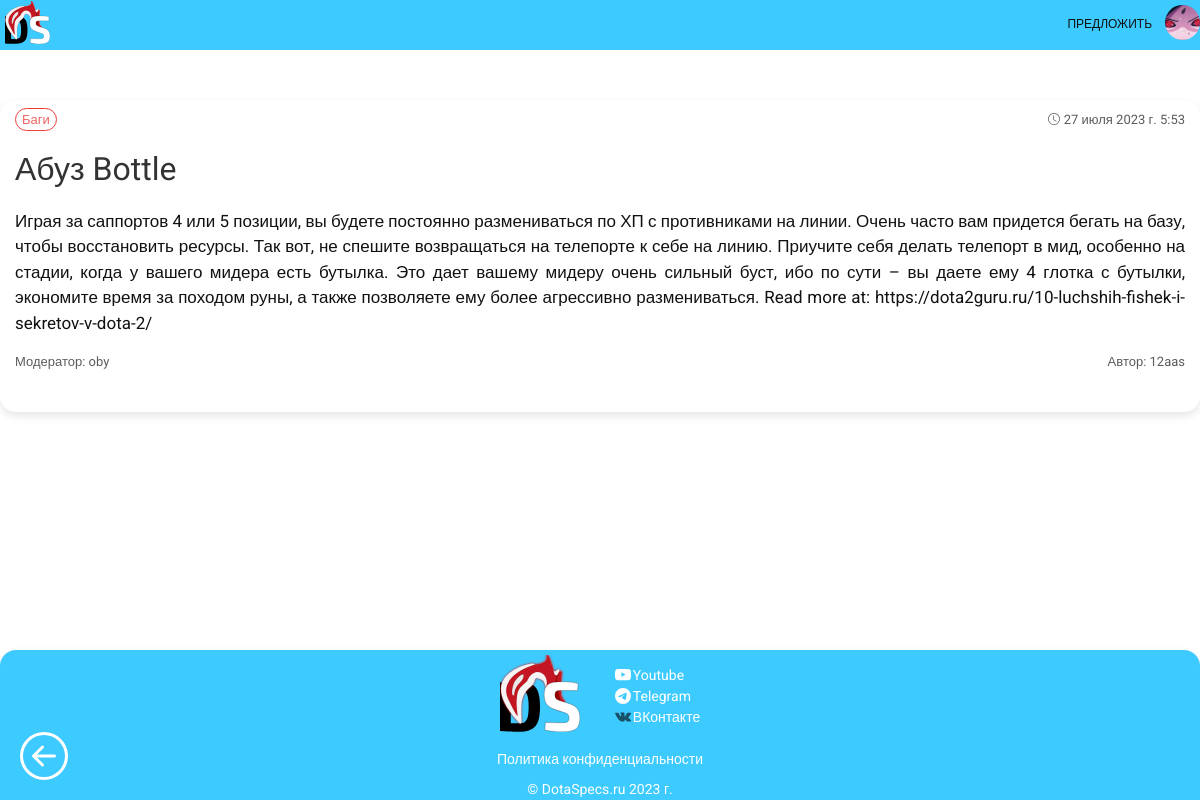
/post/abuz-bottle/ (signed in), run on the app's committed database.
### users/models.py (models this page shows, shortened)
class User(AbstractUser):
    image = models.ImageField(default='default.png', upload_to=PathAndRename('users_images'), null=True, blank=True)

### specs/models.py (models this page shows, shortened)
class Specs(models.Model):
    title = models.CharField(max_length=255, verbose_name="Заголовок")
    slug = models.SlugField(max_length=255, unique=True, db_index=True, verbose_name="URL")
    author = models.CharField(max_length=50, verbose_name="Автор", blank=True)
    description = CKEditor5Field(verbose_name='Описание', config_name='extends')
    content = CKEditor5Field(verbose_name='Текст', config_name='extends')
    image = models.ImageField(upload_to=PathAndRename("images"), blank=True, verbose_name="Картинка")
    file = models.FileField(upload_to='files', null=True, blank=True, verbose_name="Видео")
    view_preview_post = models.BooleanField(default=False, verbose_name="Показывать превью в конце поста")
    time_create = models.DateTimeField(auto_now_add=True, verbose_name="Время создания")
    time_update = models.DateTimeField(auto_now=True, verbose_name="Время изменения")
    is_published = models.BooleanField(default=True, verbose_name="Статус публикации")
    cat = models.ForeignKey('Category', on_delete=models.PROTECT, null=True, verbose_name="Категории")
    tags = TaggableManager(blank=True)
    moderator_nickname = models.ForeignKey(User, blank=True, null=True,
                                           on_delete=models.SET_NULL, verbose_name="Модератор")
    def __init__(self, *args, **kwargs):
        super().__init__(*args, **kwargs)
        self.__image = self.image if self.pk else None
    def __str__(self):
        title = f'DotaSpecs | {self.title}'
        return title
    class Meta:
        verbose_name = "Контент"
        verbose_name_plural = "Контент"
        ordering = ['-time_create']

class Category(models.Model):
    name = models.CharField(max_length=100, db_index=True, verbose_name="Категория")
    slug = models.SlugField(max_length=255, unique=True, db_index=True, verbose_name="URL")
    def __str__(self):
        return self.name
    class Meta:
        verbose_name = "Категорию"
        verbose_name_plural = "Категории"
        ordering = ['id']

### specs/views.py (the view)
# urls.py: path('post/<slug:post_slug>/', ShowPost.as_view(), name="post"),
class ShowPost(DetailView):
    model = Specs
    template_name = 'specs/post.html'
    slug_url_kwarg = 'post_slug'
    context_object_name = 'post'
    def get_context_data(self, *, object_list=None, **kwargs):
        context = super().get_context_data(**kwargs)
        context['menu'] = menu
        context['title'] = context['post']
        return context

### specs/email_backend.py (called while the page is built)
    def get_user(self, user_id):
        try:
            user = UserModel.objects.get(pk=user_id)
        except UserModel.DoesNotExist:
            return None
        return user if self.user_can_authenticate(user) else None

### specs/templates/specs/post.html (shortened to what this page needs)
{% extends 'specs/base.html' %}
{% block content %}
<div class="container-text">
    <div class="margin-top">
        <div class="content-text-post">
            <div class="content-text-inner">
                <div class="article-panel">
                    <p class="first">
                        <a href="{{ p.cat.get_absolute_url }}" class="category">{{post.cat}}</a>
                    </p>
                    <p class="last">
                        <svg xmlns="http://www.w3.org/2000/svg" width="12" height="12" fill="currentColor" class="bi bi-clock ico-post" viewBox="0 0 16 16">
                            <path d="M8 3.5a.5.5 0 0 0-1 0V9a.5.5 0 0 0 .252.434l3.5 2a.5.5 0 0 0 .496-.868L8 8.71V3.5z"/>
                            <path d="M8 16A8 8 0 1 0 8 0a8 8 0 0 0 0 16zm7-8A7 7 0 1 1 1 8a7 7 0 0 1 14 0z"/>
                        </svg>
                        {{post.time_create|date:"DATETIME_FORMAT"}}
                    </p>
                </div>
                <p class="content-text-title">{{post.title}}</p>
                <div id="content-copyright" class="text-post">{{post.content|safe|linebreaks}}</div>
                <div class="article-panel">
                    {% if post.moderator_nickname %}
                        <p class="first-moderator">Модератор: {{post.moderator_nickname}}</p>
                    {% endif %}
                    {% if post.author %}
                        <p class="last"> Автор: {{post.author}}</p>
                    {% endif %}
                </div>
            </div>
            <br>
        </div>
    </div>
</div>
<div class="return" onclick="history.back();">
</div>
{% endblock %}

### specs/templates/specs/base.html (shortened to what this page needs)
{% load static specs_tags account socialaccount %}
<!DOCTYPE html>
<html>
<head>
	<link type="text/css" href="{% static 'specs/css/style.css' %}" rel="stylesheet" />
    <link rel="stylesheet" href="https://cdn.jsdelivr.net/npm/bootstrap@5.0.0-alpha1/dist/css/bootstrap.min.css">
    <link rel="stylesheet" href="https://cdn.jsdelivr.net/npm/bootstrap@5.0.0-alpha1/dist/js/bootstrap.bundle.min.js">
    <link rel="stylesheet" href="https://cdnjs.cloudflare.com/ajax/libs/jquery/3.2.1/jquery.min.js">
    <link href="https://vjs.zencdn.net/8.3.0/video-js.css" rel="stylesheet" />
</head>
<body>
{% block mainmenu %}
<div class="top">
<header class="header">
    <div class="container-base">
        <div class="header__inner">
            <a title="На главную" href="{% url 'home' %}"><img class="header__logo" src="{% static 'specs/images/logo.svg' %}"></a>
            <div class="header-container">
                <nav class="nav" role="navigation">
                    <div id="main-menu" class="main-menu">
                    {% if request.user.is_authenticated %}
                        {% for m in menu %}
                                <a class="nav__link pbb" href="{% url m.url_name %}">
                                    <span class="menu-text">{{m.title}}</span>
                                </a>
                        {% endfor %}
                        <div class="dropdown del">
                            <nav onclick="myFunction2()" class="dropbtn i">
                                <img width="35px" class="header-avatar" src="{% if user.image %} {{ user.image.url }}
                                {% else %} {% static 'specs/images/default_avatar.png' %} {% endif %}">
                            </nav>
                        </div>
                    {% endif %}
                        </div>
                </nav>
            </div>
        </div>
    </div>
</header>
{% endblock mainmenu %}
    {% block content %}
    {% endblock %}
</div>
{% block footer %}
    <div class="container-text-footer">
            <div class="footer">
                <footer>
                    <div class="footer-logo-and-info">
                        <div class="footer-col-logo">
                            <img class="footer__logo" src="{% static 'specs/images/logo.svg' %}">
                        </div>
                        <div class="footer-col">
                            <a href="https://www.youtube.com/channel/UCr5u7AKrVYcZi2oHS90Cnaw" class="soc-footer" target="_blank">
                                Youtube
                            </a>
                            <a class="soc-footer">
                                Telegram
                            </a>
                            <a class="soc-footer">
                                <i class="footer-vk-ico-path i-footer"></i>
                                ВКонтакте
                            </a>
                        </div>
                    </div>
                    <div class="footer-col-else">
                        <div>
                            <a href="http://127.0.0.1:8000/policy" class="privacy-footer" target="_blank">
                                Политика конфиденциальности
                            </a>
                        </div>
                    </div>
                    <div class="footer-col-last">
                        <div>
                            &#169 DotaSpecs.ru
                        </div>
                    </div>
                </footer>
            </div>
    </div>
{% endblock %}
</body>
</html>

### specs/static/specs/css/style.css (style rules this page uses)
html { overflow-y: scroll; }
:root { --var-body-bg: #fff; --var-body-color: #222; --var-cont-bg: #fff; --var-text-color: #333; }
body { font-family: 'Roboto', sans-serif!important; font-size: 14px; margin: 8px; height: 100%; min-height: 100vh; display: flex; flex-direction: column; color: var(--var-body-color)!important; background-color: var(--var-body-bg)!important; }
*, *:before, *:after { box-sizing: border-box; }
.top { margin-bottom: 100px; min-height: 100%; flex: 1; }
.margin-top { margin-top: 130px; }
.container-base { width: 100%; max-width: 1200px; margin: 0 auto; }
.container-text { width: 100%; max-width: 1200px; height: auto; margin: 0 auto; background-color: var(--var-cont-bg)!important; box-shadow: 0 4px 10px rgba(0,0,0,.1); border-radius: 16px; }
.container-text-footer { width: 100%; position: relative; max-width: 1200px; height: auto; margin: 0 auto; border-top-right-radius: 16px; border-top-left-radius: 16px; background-color: #3DCAFF; box-shadow: 0 4px 10px rgba(0,0,0,.1); }
.content-text-inner { margin-left: 15px; margin-right: 15px; padding: 0px 0px 10px 0px; }
.content-text-post { width: 100%; margin-top: 20px; color: #111; font-size: 17px; font-family: 'Roboto', sans-serif; }
.text-post { text-align: justify; }
.content-text-title { color: var(--var-text-color)!important; font-size: 32px; font-family: 'Roboto', sans-serif; text-decoration: none; margin-top: 10px; }
.article-panel { box-sizing: border-box; font-size: 13px; font-family: 'Roboto', sans-serif; opacity: 0.8; box-sizing: border-box; padding: 10px 0px 0px 0px; overflow: hidden; color: #555; margin-top: -10px; }
.header { width: 100%; background-color: #3DCAFF; position: fixed; top: 0; left: 0; right: 0; z-index: 1000; }
.header__inner { display: flex; justify-content: space-between; align-items: center; margin-bottom: 5px; }
.header__logo { width: 45px; margin-left: 5px; border-radius: 0!important; }
.footer__logo { width: 80px; border-radius: 0!important; }
.nav { display: flex; flex-wrap: wrap; padding-left: 0; margin-bottom: 0; padding-top: 5px; font-size: 12px; text-transform: uppercase; list-style: none; align-items: center; }
.nav__link { display: inline-block; vertical-align: top; margin: 0 10px; position: relative; color: #111; text-decoration: none; transition: color .2s linear; }
div.article-panel p.first { margin: 0; margin-right: 5px; float: left; margin-bottom: 5px; }
div.article-panel p.first-moderator { margin: 0; margin-right: 5px; float: left; margin-bottom: 5px; color: var(--var-text-color)!important; }
.category { border: 1px solid #ed0e0e; padding: 3px 6px 3px 6px; border-radius: 12px; text-decoration: none; color: #e83c3c; }
div.article-panel p.last { margin: 0; float: right; color: var(--var-text-color)!important; }
img { max-width: 100%; height: 100%; }
* { margin: 0; padding: 0; box-sizing: border-box; }
.header-avatar { border-radius: 50%!important; z-index: -20; position: relative; }
.dropbtn { border: none; cursor: pointer; display: flex; justify-content: space-between; align-items: center; }
.dropdown { position: relative; display: inline-block; }
.ico-post { margin-bottom: 3px; }
.pbb { margin-top: 10px; }
.footer { color: #fff; font-size: 14px; min-height: 150px; }
.footer-col { flex-direction: column; padding-top: 10px; }
.footer-col-else { text-align: center; position: absolute; left: 0; right: 0; bottom: 30px; margin: auto; }
.privacy-footer { margin-bottom: 10px; text-decoration: none; color: #fff; }
.footer-col-logo { margin-right: 35px; margin-top: 5px; }
.footer-logo-and-info { display: flex; justify-content: center; align-items: center; margin-left: 5px; margin-right: 5px; }
.soc-footer { margin-bottom: 0px; display: flex; text-decoration: none; color: #fff; }
.footer-ico { margin-top: 2px; margin-right: 2px; }
.i-footer { display: inline-block; background-size: contain; background-position: 50% 50%; width: 16px; height: 16px; opacity: 0.6; margin-top: 2px; margin-right: 2px; }
.footer-vk-ico-path { background-image: url('../images/icons/logo-vk.svg'); }
.footer-col-last { text-align: center; position: absolute; left: 0; right: 0; bottom: 0; margin: auto; }
.return { position: fixed; cursor: pointer; left: 20px; bottom: 50%; transition: 0.3s all; z-index: 9999; }
@media screen and (max-width: 1380px) { .return { position: fixed; cursor: pointer; left: 20px; bottom: 20px; transition: 0.3s all; } }
@media screen and (max-width: 1380px) { .bi-arrow-left-circle { fill: #fff; } }

### data on the page
User: image (picture)
Specs: cat "Баги", time_create "27 июля 2023 г. 5:53", title "Абуз Bottle", content "Играя за саппортов 4 или 5 позиции, вы будете постоянно размениваться по ХП с противниками на линии. Очень часто вам придется бегать на базу, чтобы восстановить ресурсы. Так вот, не спешите возвращаться на телепорте к себе на линию. Приучите себя делать телепорт в мид, особенно на стадии, когда у вашего мидера есть бутылка. Это дает вашему мидеру очень сильный буст, ибо по сути – вы даете ему 4 глотка с бутылки, экономите время за походом руны, а также позволяете ему более агрессивно размениваться. Read more at: https://dota2guru.ru/10-luchshih-fishek-i-sekretov-v-dota-2/", moderator_nickname "oby", author "12aas"

### other printed values
{{ m.title }} "ПРЕДЛОЖИТЬ"
